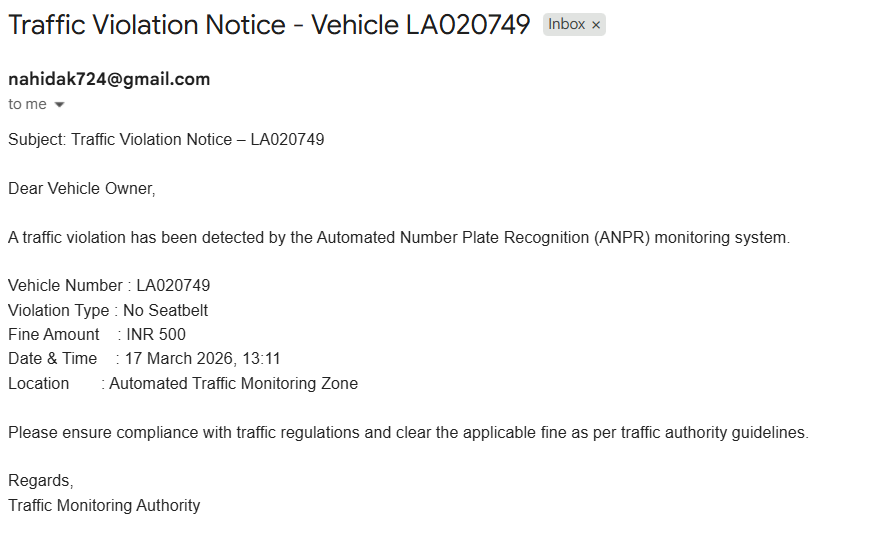
#> input picture assets/email.png, 876 x 550 px
$ python -i ocr.py   (imports and definitions only)
#> lines starting #> are read from the running program, lines starting #| are printed output that depends on the picture; after the words box and inside, x2 and y2 are one past the last pixel; in counts of white or black regions, pixels touching at a corner belong together
#> further down, picture is the input picture: shape (550, 876, 3); mean B, G, R 248, 248, 248
"""
ocr.py
------
OCR helper using EasyOCR.

Stable version:
- Multi-text merge
- Character allowlist
- Optional character segmentation
- Robust cleaning
"""

import re
import numpy as np
import easyocr
import cv2


# ------------------------------------------------------------
# Initialize EasyOCR Reader (load once)
# ------------------------------------------------------------
# [1 line that did not run here, left out]


# ------------------------------------------------------------
# Clean OCR Text
# ------------------------------------------------------------
# [11 lines left out: function clean_plate_text, not called in this run]


# ------------------------------------------------------------
# Character Segmentation (fallback)
# ------------------------------------------------------------
def segment_characters(image):

    gray = cv2.cvtColor(image, cv2.COLOR_BGR2GRAY)

    _, thresh = cv2.threshold(
        gray,
        0,
        255,
        cv2.THRESH_BINARY_INV + cv2.THRESH_OTSU
    )
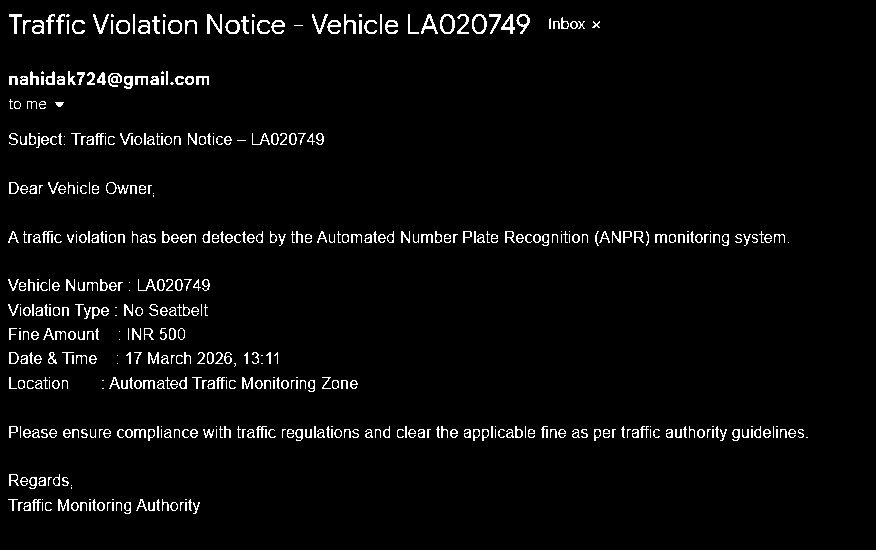
#> thresh: shape (550, 876); 3.5% white in thin lines or dots, all inside (x1, y1, x2, y2) = (8, 14, 808, 514)

    contours, _ = cv2.findContours(
        thresh,
        cv2.RETR_EXTERNAL,
        cv2.CHAIN_APPROX_SIMPLE
    )
#> contours = 519 contours, 293 with area under 20; largest, box (x1, y1, x2, y2) and area: (440, 14, 455, 34) 225, (472, 14, 487, 34) 222, (225, 20, 240, 34) 151, (168, 20, 182, 34) 149, (116, 20, 130, 34) 149

    chars = []

    for c in contours:

        x, y, w, h = cv2.boundingRect(c)

        # filter small noise
        if h > image.shape[0] * 0.4 and w > 8:

            char = gray[y:y + h, x:x + w]

            char = cv2.resize(char, (40, 60))

            chars.append((x, char))
#> this loop made 519 passes
#> (x, y, w, h) on passes 1, 3, 4: (193, 502, 7, 12), (180, 502, 4, 9), (170, 502, 8, 9)
#> after the loop, chars = []

    # sort characters left → right
    chars = sorted(chars, key=lambda x: x[0])

    return [c[1] for c in chars]


# ------------------------------------------------------------
# Main OCR Function
# ------------------------------------------------------------
# [49 lines left out: function ocr_easyocr, not called in this run]

>>> import cv2
>>> picture = cv2.imread('../assets/email.png')
>>> result = segment_characters(picture)
#> result = []
